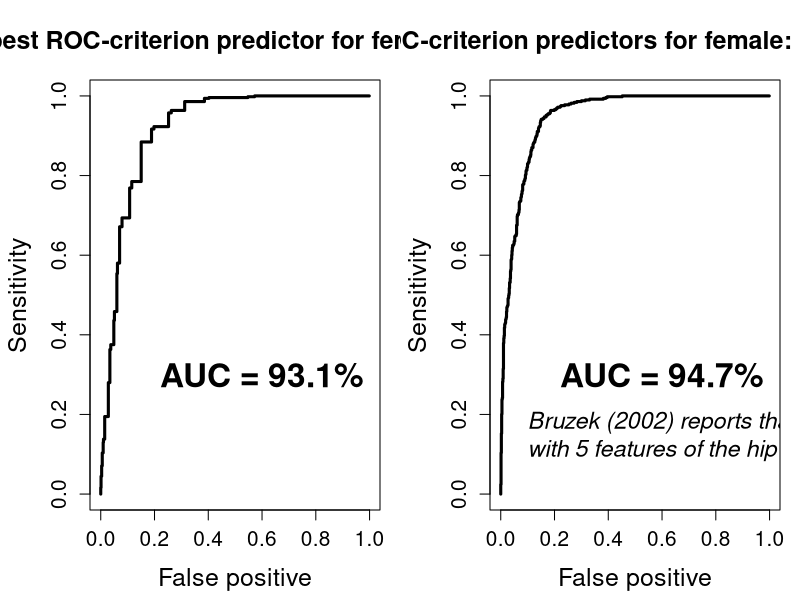

Write R code to recreate this figure.
parsROC <- function() {
# dump("parsROC","c:\\QBS124\\parsROC.r")
#Application of the ROC-criterion for finding a parsimonious logistic regression
t0=Sys.time()
d=read.csv("Goldman.csv",stringsAsFactors=F)
nm=names(d[18:ncol(d)])
sex=as.numeric(as.vector(d[,3]))
d=as.matrix(d[,18:ncol(d)])
nc=ncol(d);nr=nrow(d)	
for(i in 1:nc)
if(sum(is.na(d[,i]))==nr) {alln=i;break}
d=d[,-c(alln,5,50,51)]
nm=nm[-c(alln,5,50,51)]
d=d[!is.na(sex),]
sex=sex[!is.na(sex)]
nr=nrow(d);nc=ncol(d)
AUC=rep(0,nc)
for(ivar in 1:nc)
{
	x=d[,ivar]
	y=sex[!is.na(x)]
	x=x[!is.na(x)]
	ni=length(x)
	n0=sum(1-y);n1=sum(y)
	o=glm(y~x,family=binomial)
	sod=sort(x)
	fp0=0
	for(i in 1:ni)
	{
		sens=sum(x<sod[i]&y==1)/n1
		fp=sum(x<sod[i]&y==0)/n0
		if(i>1) AUC[ivar]=AUC[ivar]+sens*(fp-fp0)
		fp0=fp	
	}	
}
i=1:nc
ibest=i[AUC==max(AUC)]
v1.best=d[,ibest];nm.best=nm[ibest]

y=sex[!is.na(v1.best)]
x=v1.best[!is.na(v1.best)]
n0=sum(1-y);n1=sum(y)
ni=length(x)
o=glm(y~x,family=binomial)
print(summary(o))
sod=sort(x)
AUC.best=fp0=0
sens=fp=rep(0,ni)
for(i in 1:ni)
{
	sens[i]=sum(x<sod[i]&y==1)/n1
	fp[i]=sum(x<sod[i]&y==0)/n0
	if(i>1) AUC.best=AUC.best+sens[i]*(fp[i]-fp0)
	fp0=fp[i]	
}
par(mfrow=c(1,2),mar=c(4.5,4.5,4,1),cex.lab=1.5,cex.main=1.5,cex.axis=1.25)
plot(fp,sens,type="s",lwd=3,xlab="False positive",ylab="Sensitivity",main=paste("The best ROC-criterion predictor for female:",nm.best))
text(.6,.3,paste("AUC = ",round(AUC.best*100,1),"%",sep=""),cex=2,font=2)

#finding the best second predictor
AUC=rep(0,nc)
x1=d[,ibest]
for(ivar in 1:nc)
if(ivar!=ibest)
{
	x2=d[,ivar]
	nai=!is.na(x2) & !is.na(x1)
	y=sex[nai]
	x1i=x1[nai];x2i=x2[nai]	
	ni=length(x1i)
	n0=sum(1-y);n1=sum(y)
	o=glm(y~x1i+x2i,family=binomial)
	lp=o$linear.predictors
	sod=sort(lp)
	fp0=0
	for(i in 1:ni)
	{
		sens=sum(lp>sod[i]&y==1)/n1
		fp=sum(lp>sod[i]&y==0)/n0
		if(i>1) AUC[ivar]=AUC[ivar]+sens*(fp0-fp)
		fp0=fp	
	}	
}

i=1:nc
ibest2=i[AUC==max(AUC)]
v2.best=d[,ibest2];nm.best2=nm[ibest2]

nai=!is.na(v1.best) & !is.na(v2.best)
y=sex[nai]
x1i=v1.best[nai];x2i=v2.best[nai]	
ni=length(x1i)
o=glm(y~x1i+x2i,family=binomial)
print(summary(o))
lp=o$linear.predictors
sod=sort(lp)
AUC2=0
sens=fp=rep(0,ni)
for(i in 1:ni)
{
	sens[i]=sum(lp>sod[i]&y==1)/n1
	fp[i]=sum(lp>sod[i]&y==0)/n0
	if(i>1) AUC2=AUC2+sens[i]*(fp0-fp[i])
	fp0=fp[i]	
}

plot(fp,sens,type="s",lwd=3,xlab="False positive",ylab="Sensitivity",main=paste("Two best ROC-criterion predictors for female: ",nm.best,"&",nm.best2))
text(.6,.3,paste("AUC = ",round(AUC2*100,1),"%",sep=""),cex=2,font=2)
text(.1,.15,"Bruzek (2002) reports that 95% accuracy can be achieved\nwith 5 features of the hip bone",adj=0,font=3,cex=1.4) 
print(Sys.time()-t0)
}

parsROC()
